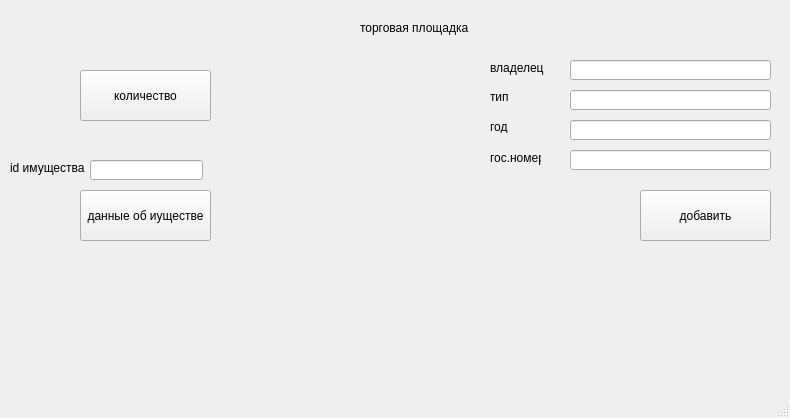
<?xml version="1.0" encoding="UTF-8"?>
<ui version="4.0">
 <class>MainWindow</class>
 <widget class="QMainWindow" name="MainWindow">
  <property name="geometry">
   <rect>
    <x>0</x>
    <y>0</y>
    <width>790</width>
    <height>418</height>
   </rect>
  </property>
  <property name="windowTitle">
   <string>MainWindow</string>
  </property>
  <widget class="QWidget" name="centralwidget">
   <widget class="QPushButton" name="pushButton">
    <property name="geometry">
     <rect>
      <x>640</x>
      <y>190</y>
      <width>131</width>
      <height>51</height>
     </rect>
    </property>
    <property name="text">
     <string>добавить</string>
    </property>
   </widget>
   <widget class="QPushButton" name="pushButton_2">
    <property name="geometry">
     <rect>
      <x>80</x>
      <y>70</y>
      <width>131</width>
      <height>51</height>
     </rect>
    </property>
    <property name="text">
     <string>количество</string>
    </property>
   </widget>
   <widget class="QPushButton" name="pushButton_3">
    <property name="geometry">
     <rect>
      <x>80</x>
      <y>190</y>
      <width>131</width>
      <height>51</height>
     </rect>
    </property>
    <property name="text">
     <string>данные об иуществе</string>
    </property>
   </widget>
   <widget class="QLabel" name="label">
    <property name="geometry">
     <rect>
      <x>360</x>
      <y>20</y>
      <width>121</width>
      <height>16</height>
     </rect>
    </property>
    <property name="text">
     <string>торговая площадка</string>
    </property>
   </widget>
   <widget class="QLabel" name="label_2">
    <property name="geometry">
     <rect>
      <x>490</x>
      <y>60</y>
      <width>81</width>
      <height>16</height>
     </rect>
    </property>
    <property name="text">
     <string>владелец</string>
    </property>
   </widget>
   <widget class="QLabel" name="label_3">
    <property name="geometry">
     <rect>
      <x>490</x>
      <y>90</y>
      <width>47</width>
      <height>13</height>
     </rect>
    </property>
    <property name="text">
     <string>тип</string>
    </property>
   </widget>
   <widget class="QLabel" name="label_4">
    <property name="geometry">
     <rect>
      <x>490</x>
      <y>120</y>
      <width>47</width>
      <height>13</height>
     </rect>
    </property>
    <property name="text">
     <string>год</string>
    </property>
   </widget>
   <widget class="QLabel" name="label_5">
    <property name="geometry">
     <rect>
      <x>490</x>
      <y>150</y>
      <width>51</width>
      <height>16</height>
     </rect>
    </property>
    <property name="text">
     <string>гос.номер</string>
    </property>
   </widget>
   <widget class="QLineEdit" name="lineEdit">
    <property name="geometry">
     <rect>
      <x>570</x>
      <y>60</y>
      <width>201</width>
      <height>20</height>
     </rect>
    </property>
   </widget>
   <widget class="QLineEdit" name="lineEdit_2">
    <property name="geometry">
     <rect>
      <x>570</x>
      <y>90</y>
      <width>201</width>
      <height>20</height>
     </rect>
    </property>
   </widget>
   <widget class="QLineEdit" name="lineEdit_3">
    <property name="geometry">
     <rect>
      <x>570</x>
      <y>120</y>
      <width>201</width>
      <height>20</height>
     </rect>
    </property>
   </widget>
   <widget class="QLineEdit" name="lineEdit_4">
    <property name="geometry">
     <rect>
      <x>570</x>
      <y>150</y>
      <width>201</width>
      <height>20</height>
     </rect>
    </property>
   </widget>
   <widget class="QLabel" name="label_6">
    <property name="geometry">
     <rect>
      <x>10</x>
      <y>160</y>
      <width>91</width>
      <height>16</height>
     </rect>
    </property>
    <property name="text">
     <string>id имущества</string>
    </property>
   </widget>
   <widget class="QLineEdit" name="lineEdit_5">
    <property name="geometry">
     <rect>
      <x>90</x>
      <y>160</y>
      <width>113</width>
      <height>20</height>
     </rect>
    </property>
   </widget>
  </widget>
  <widget class="QMenuBar" name="menubar">
   <property name="geometry">
    <rect>
     <x>0</x>
     <y>0</y>
     <width>790</width>
     <height>21</height>
    </rect>
   </property>
  </widget>
  <widget class="QStatusBar" name="statusbar"/>
 </widget>
 <resources/>
 <connections/>
</ui>
